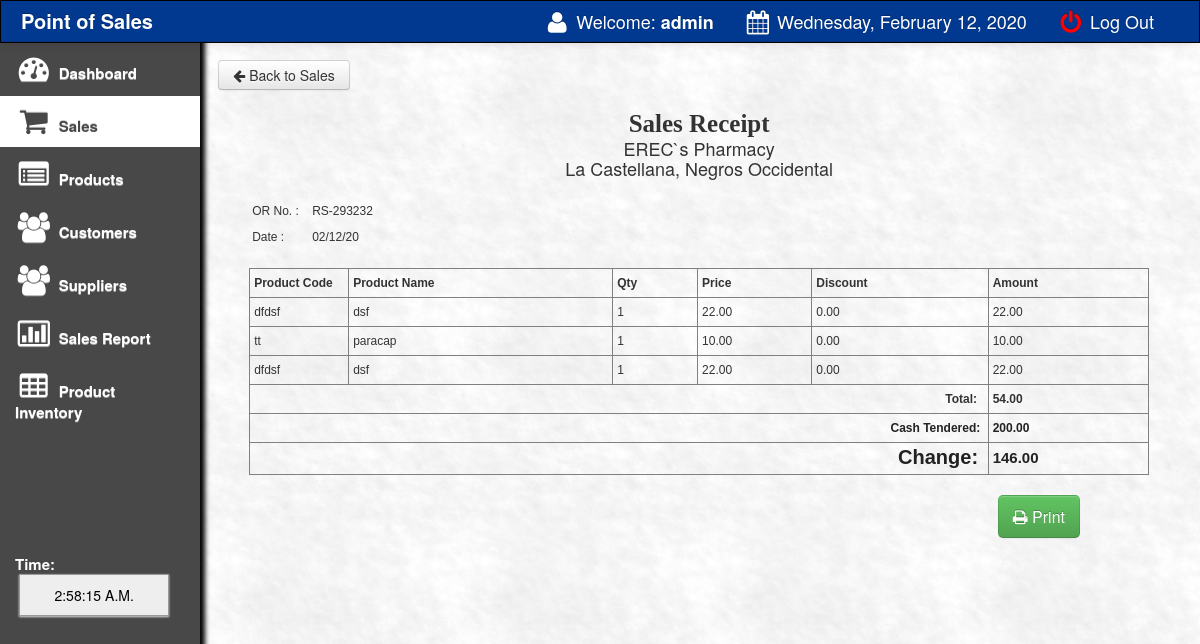
Screenshot of /main/preview.php?invoice=RS-293232 (signed in) with the database file from the repository.
### tables this page shows
CREATE TABLE `sales` (
  `transaction_id` int(11) NOT NULL,
  `invoice_number` varchar(100) NOT NULL,
  `cashier` varchar(100) NOT NULL,
  `date` varchar(100) NOT NULL,
  `type` varchar(100) NOT NULL,
  `amount` varchar(100) NOT NULL,
  `profit` varchar(100) NOT NULL,
  `due_date` varchar(100) NOT NULL,
  `name` varchar(100) NOT NULL,
  `balance` varchar(100) NOT NULL
);

CREATE TABLE `sales_order` (
  `transaction_id` int(11) NOT NULL,
  `invoice` varchar(100) NOT NULL,
  `product` varchar(100) NOT NULL,
  `qty` varchar(100) NOT NULL,
  `amount` varchar(100) NOT NULL,
  `profit` varchar(100) NOT NULL,
  `product_code` varchar(150) NOT NULL,
  `gen_name` varchar(200) NOT NULL,
  `name` varchar(200) NOT NULL,
  `price` varchar(100) NOT NULL,
  `discount` varchar(100) NOT NULL,
  `date` varchar(500) NOT NULL
);

### main/preview.php (the view, shortened to what this page needs)
<!DOCTYPE html>
<html>
<head>
 <link href="css/bootstrap.css" rel="stylesheet">
    <link rel="stylesheet" type="text/css" href="css/DT_bootstrap.css">
  <link rel="stylesheet" href="css/font-awesome.min.css">
    <link href="css/bootstrap-responsive.css" rel="stylesheet">
<link href="../style.css" media="screen" rel="stylesheet" type="text/css" />
<link href="src/facebox.css" media="screen" rel="stylesheet" type="text/css" />
<?php
$invoice=$_GET['invoice'];
include('../connect.php');
$result = $db->prepare("SELECT * FROM sales WHERE invoice_number= :userid");
$result->bindParam(':userid', $invoice);
$result->execute();
for($i=0; $row = $result->fetch(); $i++){
$invoice=$row['invoice_number'];
$date=$row['date'];
$cash=$row['due_date'];
$pt=$row['type'];
$am=$row['amount'];
if($pt=='cash'){
$cash=$row['due_date'];
$amount=$cash-$am;
}
}
?>
<?php
function createRandomPassword() {
	$chars = "003232303232023232023456789";
	$i = 0;
	$pass = '' ;
	while ($i <= 7) {
		$num = rand() % 33;
		$tmp = substr($chars, $num, 1);
		$pass = $pass . $tmp;
		$i++;
	}
	return $pass;
}
$finalcode='RS-'.createRandomPassword();
?>
<body>
<?php include('navfixed.php');?>
	<div class="container-fluid">
      <div class="row-fluid">
	<div class="span2">
             <div class="well sidebar-nav">
                 <ul class="nav nav-list">
              <li><a href="index.php"><i class="icon-dashboard icon-2x"></i> Dashboard </a></li>
			<li class="active"><a href="sales.php?id=cash&invoice"><i class="icon-shopping-cart icon-2x"></i> Sales</a>  </li>
			<li><a href="products.php"><i class="icon-list-alt icon-2x"></i> Products</a>                                     </li>
			<li><a href="customer.php"><i class="icon-group icon-2x"></i> Customers</a>                                    </li>
			<li><a href="supplier.php"><i class="icon-group icon-2x"></i> Suppliers</a>                                    </li>
			<li><a href="salesreport.php?d1=0&d2=0"><i class="icon-bar-chart icon-2x"></i> Sales Report</a>                </li>
			<li><a href="sales_inventory.php"><i class="icon-table icon-2x"></i> Product Inventory</a>                </li>
				<br><br><br><br><br><br>
			<li>
			 <div class="hero-unit-clock">
			<form name="clock">
			<font color="white">Time: <br></font>&nbsp;<input style="width:150px;" type="submit" class="trans" name="face" value="">
			</form>
			  </div>
			</li>
				</ul>
          </div>
        </div>
	<div class="span10">
	<a href="sales.php?id=cash&invoice=<?php echo $finalcode ?>"><button class="btn btn-default"><i class="icon-arrow-left"></i> Back to Sales</button></a>
<div class="content" id="content">
<div style="margin: 0 auto; padding: 20px; width: 900px; font-weight: normal;">
	<div style="width: 100%; height: 190px;" >
	<div style="width: 900px; float: left;">
	<center><div style="font:bold 25px 'Aleo';">Sales Receipt</div>
	EREC`s Pharmacy	<br>
	La Castellana, Negros Occidental	<br>	<br>
	</center>
	</div>
	<div style="width: 136px; float: left; height: 70px;">
	<table cellpadding="3" cellspacing="0" style="font-family: arial; font-size: 12px;text-align:left;width : 100%;">
		<tr>
			<td>OR No. :</td>
			<td><?php echo $invoice ?></td>
		</tr>
		<tr>
			<td>Date :</td>
			<td><?php echo $date ?></td>
		</tr>
	</table>
	</div>
	</div>
	<div style="width: 100%; margin-top:-70px;">
	<table border="1" cellpadding="4" cellspacing="0" style="font-family: arial; font-size: 12px;	text-align:left;" width="100%">
		<thead>
			<tr>
				<th width="90"> Product Code </th>
				<th> Product Name </th>
				<th> Qty </th>
				<th> Price </th>
				<th> Discount </th>
				<th> Amount </th>
			</tr>
		</thead>
		<tbody>
				<?php
					$id=$_GET['invoice'];
					$result = $db->prepare("SELECT * FROM sales_order WHERE invoice= :userid");
					$result->bindParam(':userid', $id);
					$result->execute();
					for($i=0; $row = $result->fetch(); $i++){
				?>
				<tr class="record">
				<td><?php echo $row['product_code']; ?></td>
				<td><?php echo $row['name']; ?></td>
				<td><?php echo $row['qty']; ?></td>
				<td>
				<?php
				$ppp=$row['price'];
				echo formatMoney($ppp, true);
				?>
				</td>
				<td>
				<?php
				$ddd=$row['discount'];
				echo formatMoney($ddd, true);
				?>
				</td>
				<td>
				<?php
				$dfdf=$row['amount'];
				echo formatMoney($dfdf, true);
				?>
				</td>
				</tr>
				<?php
					}
				?>
				<tr>
					<td colspan="5" style=" text-align:right;"><strong style="font-size: 12px;">Total: &nbsp;</strong></td>
					<td colspan="2"><strong style="font-size: 12px;">
					<?php
					$sdsd=$_GET['invoice'];
					$resultas = $db->prepare("SELECT sum(amount) FROM sales_order WHERE invoice= :a");
					$resultas->bindParam(':a', $sdsd);
					$resultas->execute();
					for($i=0; $rowas = $resultas->fetch(); $i++){
					$fgfg=$rowas['sum(amount)'];
					echo formatMoney($fgfg, true);
					}
					?>
					</strong></td>
				</tr>
				<?php if($pt=='cash'){
				?>
				<tr>
					<td colspan="5"style=" text-align:right;"><strong style="font-size: 12px; color: #222222;">Cash Tendered:&nbsp;</strong></td>
					<td colspan="2"><strong style="font-size: 12px; color: #222222;">
					<?php
					echo formatMoney($cash, true);
					?>
					</strong></td>
				</tr>
				<?php
				}
				?>
				<tr>
					<td colspan="5" style=" text-align:right;"><strong style="font-size: 12px; color: #222222;">
					<font style="font-size:20px;">
					<?php
					if($pt=='cash'){
					echo 'Change:';
					}
					?>&nbsp;
					</strong></td>
					<td colspan="2"><strong style="font-size: 15px; color: #222222;">
					<?php
					function formatMoney($number, $fractional=false) {
						if ($fractional) {
							$number = sprintf('%.2f', $number);
						}
						while (true) {
							$replaced = preg_replace('/(-?\d+)(\d\d\d)/', '$1,$2', $number);
							if ($replaced != $number) {
								$number = $replaced;
							} else {
								break;
							}
						}
						return $number;
					}
					if($pt=='cash'){
					echo formatMoney($amount, true);
					}
					?>
					</strong></td>
				</tr>
		</tbody>
	</table>
	</div>
	</div>
	</div>
	</div>
<div class="pull-right" style="margin-right:100px;">
		<a href="javascript:Clickheretoprint()" style="font-size:20px;"><button class="btn btn-success btn-large"><i class="icon-print"></i> Print</button></a>
		</div>
</div>
</div>

### style.css (style rules this page uses)
input { border: 1px solid #999; background: #EEEEEE; padding: 10px; box-shadow:0 1px 2px #ddd; -moz-box-shadow:0 1px 2px #ddd; -webkit-box-shadow:0 1px 2px #ddd; }

### main/preview.php (style rules this page uses)
.sidebar-nav { padding: 9px 0; }

### rows the page displays
sales: invoice_number "RS-293232", date "02/12/20", due_date "200.00", formatMoney($amount, true) "146.00"
sales_order: product_code "dfdsf", name "dsf", qty "1", price "22.00", discount "0.00", amount "22.00"
sales_order: product_code "tt", name "paracap", qty "1", price "10.00", discount "0.00", amount "10.00"
sales_order: product_code "dfdsf", name "dsf", qty "1", price "22.00", discount "0.00", amount "22.00"

### other values shown
$_SESSION['SESS_LAST_NAME'] "admin"
$new "Wednesday, February 12, 2020"
formatMoney($fgfg, true) "54.00"
